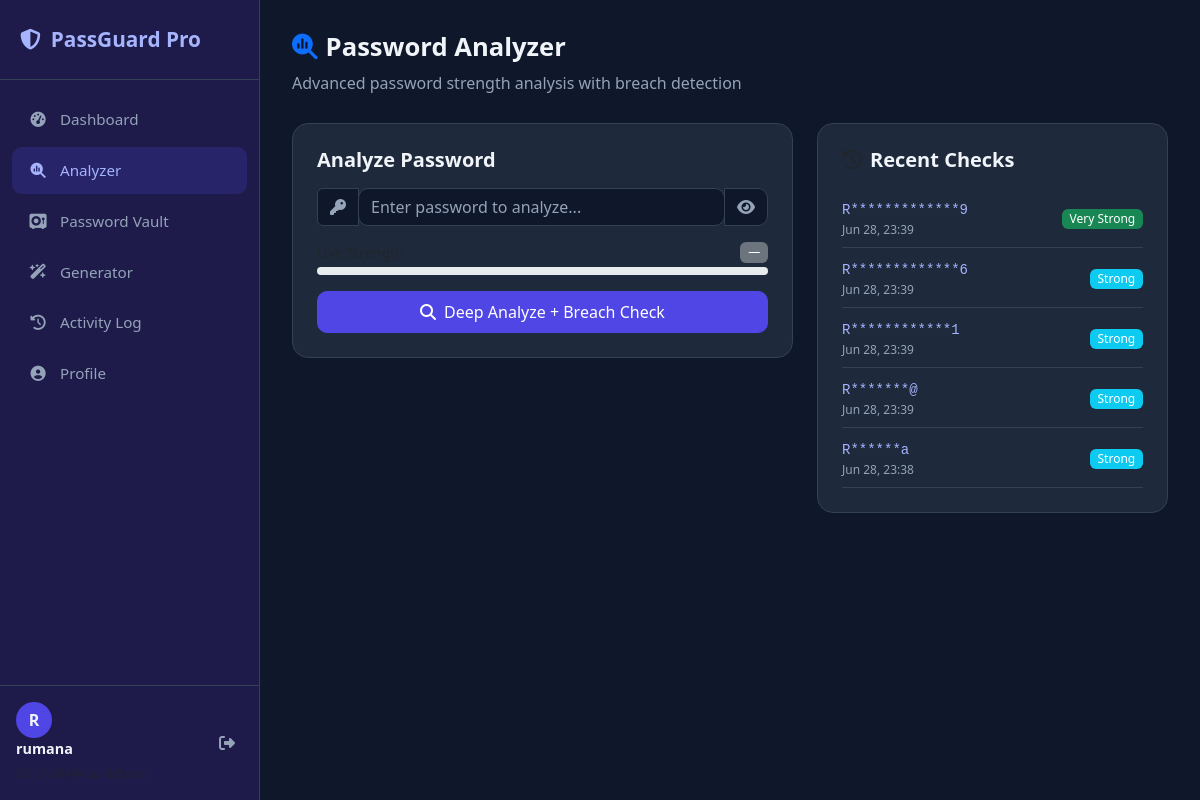
The app's page /analyzer/ (signed in) with its own data.
### analyzer/models.py (models this page shows, shortened)
class PasswordAnalysis(models.Model):
    user = models.ForeignKey(User, on_delete=models.CASCADE)
    password_masked = models.CharField(max_length=100)
    strength_label = models.CharField(max_length=20)
    strength_score = models.IntegerField()
    entropy = models.FloatField(default=0)
    was_breached = models.BooleanField(default=False)
    breach_count = models.IntegerField(default=0)
    checked_at = models.DateTimeField(auto_now_add=True)

### analyzer/views.py (the view)
# urls.py: path('', views.analyzer_view, name='analyzer'),
@login_required
def analyzer_view(request):
    recent = PasswordAnalysis.objects.filter(
        user=request.user
    ).order_by('-checked_at')[:5]
    return render(request, 'analyzer/analyzer.html', {'recent': recent})

### templates/analyzer/analyzer.html (shortened to what this page needs)
{% extends 'base.html' %}
{% block content %}
<div class="page-header">
  <h2><i class="fas fa-magnifying-glass-chart me-2 text-primary"></i>Password Analyzer</h2>
  <p>Advanced password strength analysis with breach detection</p>
</div>
<div class="row g-4">
  <div class="col-lg-7">
    <div class="card p-4 mb-4">
      <h5 class="mb-3 fw-bold">Analyze Password</h5>
      <div class="input-group mb-3">
        <span class="input-group-text"><i class="fas fa-key"></i></span>
        <input type="password" id="passwordInput" class="form-control"
               placeholder="Enter password to analyze..." autocomplete="off"/>
        <button class="btn btn-outline-secondary" id="toggleBtn">
          <i class="fas fa-eye" id="eyeIcon"></i>
        </button>
      </div>
      <div class="mb-3">
        <div class="d-flex justify-content-between mb-1">
          <small class="text-muted">Live Strength</small>
          <span id="liveLabel" class="badge bg-secondary">—</span>
        </div>
        <div class="progress" style="height:8px;border-radius:8px;">
        </div>
      </div>
      <button class="btn btn-primary w-100 py-2" id="analyzeBtn">
        <i class="fas fa-search me-2"></i>Deep Analyze + Breach Check
      </button>
    </div>
  </div>
  <div class="col-lg-5">
    <div class="card p-4">
      <h5 class="fw-bold mb-3"><i class="fas fa-clock-rotate-left me-2 text-muted"></i>Recent Checks</h5>
      {% if recent %}
        {% for check in recent %}
        <div class="d-flex justify-content-between align-items-center py-2"
             style="border-bottom:1px solid #334155;">
          <div>
            <code style="color:#a5b4fc;">{{ check.password_masked }}</code>
            <div style="font-size:0.75rem;color:#94a3b8;">{{ check.checked_at|date:"M d, H:i" }}</div>
          </div>
          <div class="text-end">
            {% if check.strength_label == 'Very Strong' %}
              <span class="badge bg-success">{{ check.strength_label }}</span>
            {% elif check.strength_label == 'Strong' %}
              <span class="badge bg-info">{{ check.strength_label }}</span>
            {% elif check.strength_label == 'Moderate' %}
              <span class="badge bg-warning text-dark">{{ check.strength_label }}</span>
            {% else %}
              <span class="badge bg-danger">{{ check.strength_label }}</span>
            {% endif %}
          </div>
        </div>
        {% endfor %}
      {% else %}
        <p class="text-muted text-center py-3">No checks yet</p>
      {% endif %}
    </div>
  </div>
</div>
{% endblock %}

### templates/base.html (shortened to what this page needs)
<!DOCTYPE html>
<html lang="en">
<head>
  {% load static %}
  <link href="https://cdn.jsdelivr.net/npm/bootstrap@5.3.2/dist/css/bootstrap.min.css" rel="stylesheet"/>
  <link href="https://cdnjs.cloudflare.com/ajax/libs/font-awesome/6.5.0/css/all.min.css" rel="stylesheet"/>
  <link href="{% static 'css/style.css' %}" rel="stylesheet"/>
</head>
<body>
{% if user.is_authenticated %}
<nav class="sidebar">
  <div class="sidebar-brand">
    <i class="fas fa-shield-halved"></i>
    <span>PassGuard Pro</span>
  </div>
  <ul class="sidebar-nav">
    <li><a href="{% url 'dashboard' %}" class="{% if request.resolver_match.url_name == 'dashboard' %}active{% endif %}">
      <i class="fas fa-gauge-high"></i> Dashboard
    </a></li>
    <li><a href="{% url 'analyzer' %}" class="{% if request.resolver_match.url_name == 'analyzer' %}active{% endif %}">
      <i class="fas fa-magnifying-glass-chart"></i> Analyzer
    </a></li>
    <li><a href="{% url 'vault' %}" class="{% if request.resolver_match.url_name == 'vault' %}active{% endif %}">
      <i class="fas fa-vault"></i> Password Vault
    </a></li>
    <li><a href="{% url 'generator' %}" class="{% if request.resolver_match.url_name == 'generator' %}active{% endif %}">
      <i class="fas fa-wand-magic-sparkles"></i> Generator
    </a></li>
    <li><a href="{% url 'activity_log' %}" class="{% if request.resolver_match.url_name == 'activity_log' %}active{% endif %}">
      <i class="fas fa-clock-rotate-left"></i> Activity Log
    </a></li>
    <li><a href="{% url 'profile' %}" class="{% if request.resolver_match.url_name == 'profile' %}active{% endif %}">
  <i class="fas fa-user-circle"></i> Profile
</a></li>
  </ul>
  <div class="sidebar-footer">
    <div class="user-info">
      <div class="avatar">{{ user.username|first|upper }}</div>
      <div>
        <div class="fw-bold">{{ user.username }}</div>
        <small class="text-muted">{{ user.email }}</small>
      </div>
    </div>
    <a href="{% url 'logout' %}" class="btn-logout">
      <i class="fas fa-right-from-bracket"></i>
    </a>
  </div>
</nav>
<div class="main-content">
  {% block content %}{% endblock %}
</div>
{% else %}
  {% block auth_content %}{% endblock %}
{% endif %}
</body>
</html>

### static/css/style.css (style rules this page uses)
:root { --bg: #0f172a; --sidebar-bg: #1e1b4b; --card-bg: #1e293b; --border: #334155; --primary: #4f46e5; --primary-light: #6366f1; --text: #f1f5f9; --muted: #94a3b8; --success: #16a34a; --danger: #dc2626; --warning: #ca8a04; }
* { box-sizing: border-box; margin: 0; padding: 0; }
body { background: var(--bg); color: var(--text); font-family: 'Segoe UI', system-ui, sans-serif; display: flex; min-height: 100vh; }
.sidebar { width: 260px; min-height: 100vh; background: var(--sidebar-bg); border-right: 1px solid var(--border); display: flex; flex-direction: column; position: fixed; top: 0; left: 0; z-index: 100; }
.sidebar-brand { padding: 24px 20px; font-size: 1.3rem; font-weight: 700; color: #a5b4fc; display: flex; align-items: center; gap: 10px; border-bottom: 1px solid var(--border); }
.sidebar-nav { list-style: none; padding: 16px 12px; flex: 1; }
.sidebar-nav li a { display: flex; align-items: center; gap: 12px; padding: 12px 16px; border-radius: 10px; color: var(--muted); text-decoration: none; font-size: 0.95rem; transition: all 0.2s; margin-bottom: 4px; }
.sidebar-nav li a:hover, .sidebar-nav li a.active { background: rgba(79,70,229,0.2); color: #a5b4fc; }
.sidebar-nav li a i { width: 20px; text-align: center; }
.sidebar-footer { padding: 16px; border-top: 1px solid var(--border); display: flex; align-items: center; gap: 10px; }
.avatar { width: 36px; height: 36px; border-radius: 50%; background: var(--primary); display: flex; align-items: center; justify-content: center; font-weight: 700; font-size: 1rem; flex-shrink: 0; }
.sidebar-footer > div { flex: 1; overflow: hidden; }
.sidebar-footer .fw-bold { font-size: 0.9rem; }
.sidebar-footer small { color: var(--muted); font-size: 0.75rem; }
.btn-logout { color: var(--muted); text-decoration: none; padding: 8px; border-radius: 8px; transition: all 0.2s; }
.main-content { margin-left: 260px; flex: 1; padding: 32px; min-height: 100vh; }
.card { background: var(--card-bg) !important; border: 1px solid var(--border) !important; border-radius: 16px !important; color: var(--text) !important; }
.form-control, .form-select { background: #0f172a !important; border-color: var(--border) !important; color: var(--text) !important; border-radius: 10px !important; }
.form-control::placeholder { color: var(--muted) !important; }
.input-group-text { background: #0f172a !important; border-color: var(--border) !important; color: var(--muted) !important; }
.btn-primary { background: var(--primary) !important; border-color: var(--primary) !important; border-radius: 10px; }
.btn-outline-secondary { border-color: var(--border) !important; color: var(--muted) !important; background: #0f172a !important; border-radius: 10px; }
.page-header { margin-bottom: 28px; }
.page-header h2 { font-weight: 700; font-size: 1.6rem; }
.page-header p { color: var(--muted); margin-top: 4px; }
.badge { border-radius: 6px; font-weight: 500; }
a { color: #a5b4fc; }

### records on screen
PasswordAnalysis: password_masked "R*************9", checked_at "Jun 28, 23:39", strength_label "Very Strong"
PasswordAnalysis: password_masked "R*************6", checked_at "Jun 28, 23:39", strength_label "Strong"
PasswordAnalysis: password_masked "R************1", checked_at "Jun 28, 23:39", strength_label "Strong"
PasswordAnalysis: password_masked "R*******@", checked_at "Jun 28, 23:39", strength_label "Strong"
PasswordAnalysis: password_masked "R******a", checked_at "Jun 28, 23:38", strength_label "Strong"

### other values on screen
{{ user.username|first|upper }} "R"
{{ user.username }} "rumana"
